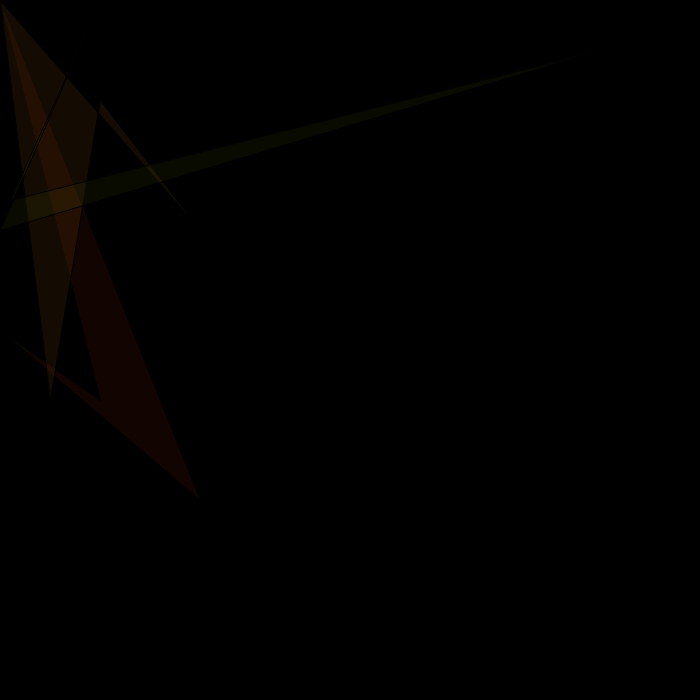
Frame 1 (no input)
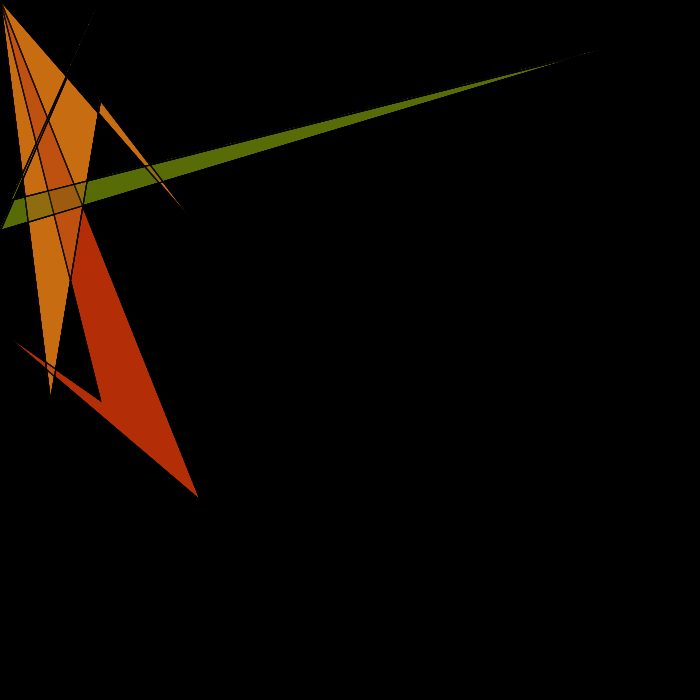
Frame 60 (the mouse pressed at the canvas centre just before this capture)
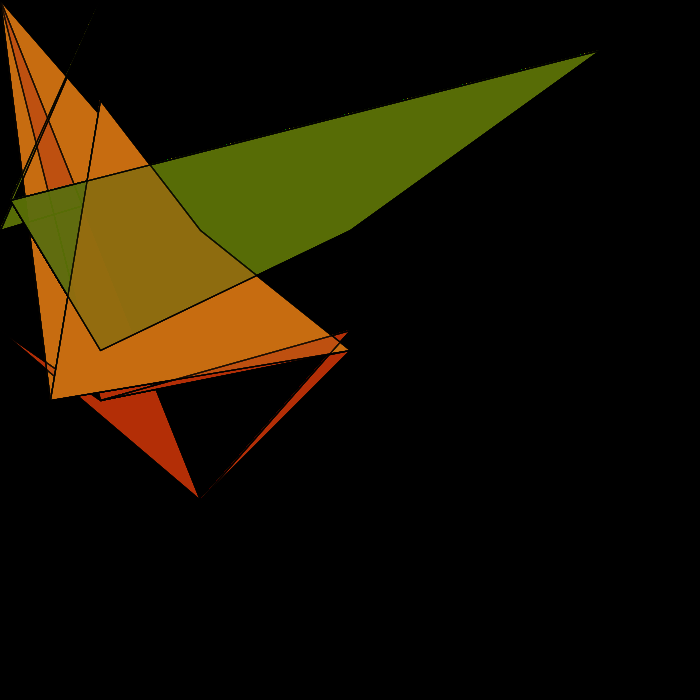
Frame 120 (the mouse held since frame 60 and released just before this capture)

The Processing sketch that drew these frames (run headless with seeded random() and noise(); from frame 60 on, the mouse is pressed at the canvas centre):

// Processing sketch: processing_46480
// ── processing_46480.pde

void setup () {
  size (700, 700);
  background (0, 0, 0);
  smooth();
}


void draw() { 

  fill(180, 51, 15, 25);
  quad(mouseX, 330, 100, 400, mouseX, mouseY, 200, 500);
  fill(206, 113, 25, 25);
  quad(100, 100, 50, 400, mouseX, mouseY, 200, 230);
  fill(89, 111, 6, 25);
  quad(600, 50, 10, 200, 100, mouseY, mouseX, 230);
}
